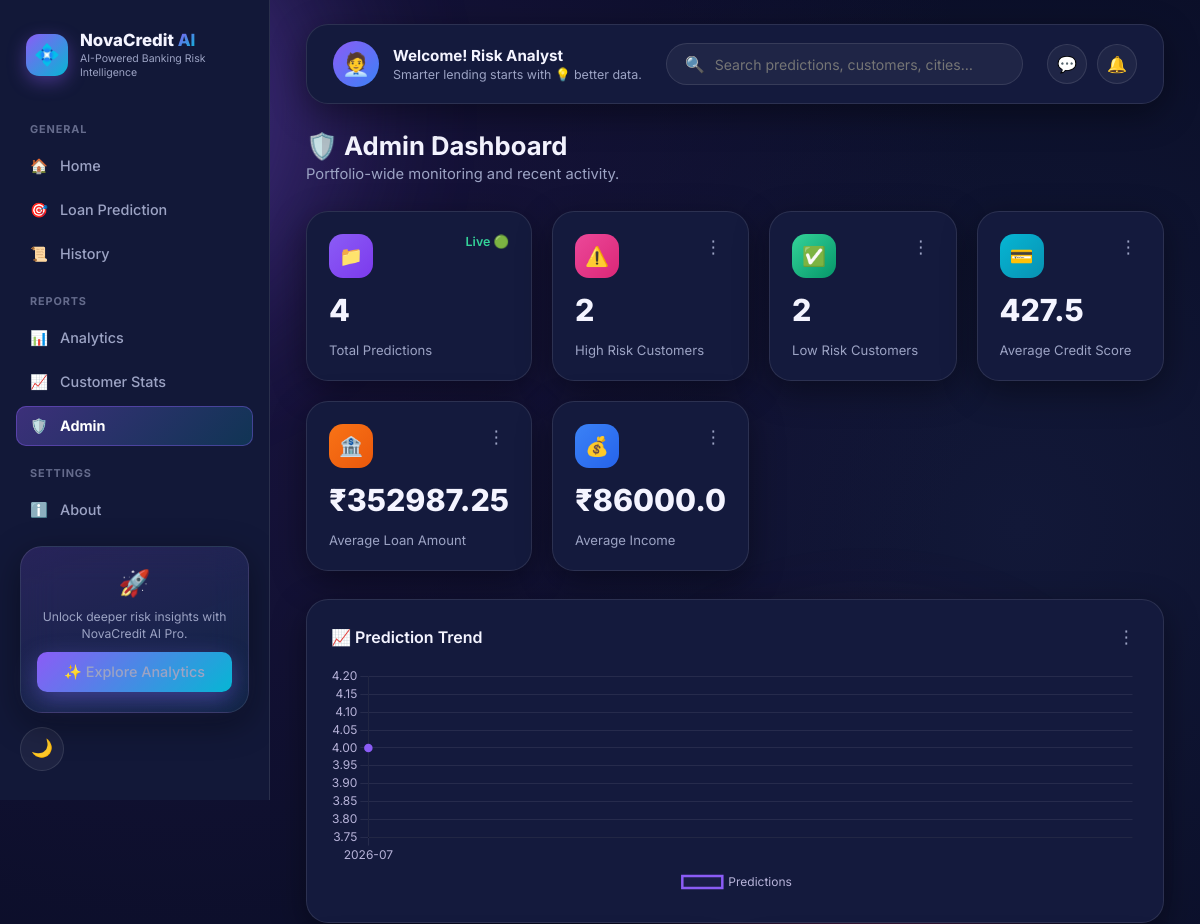
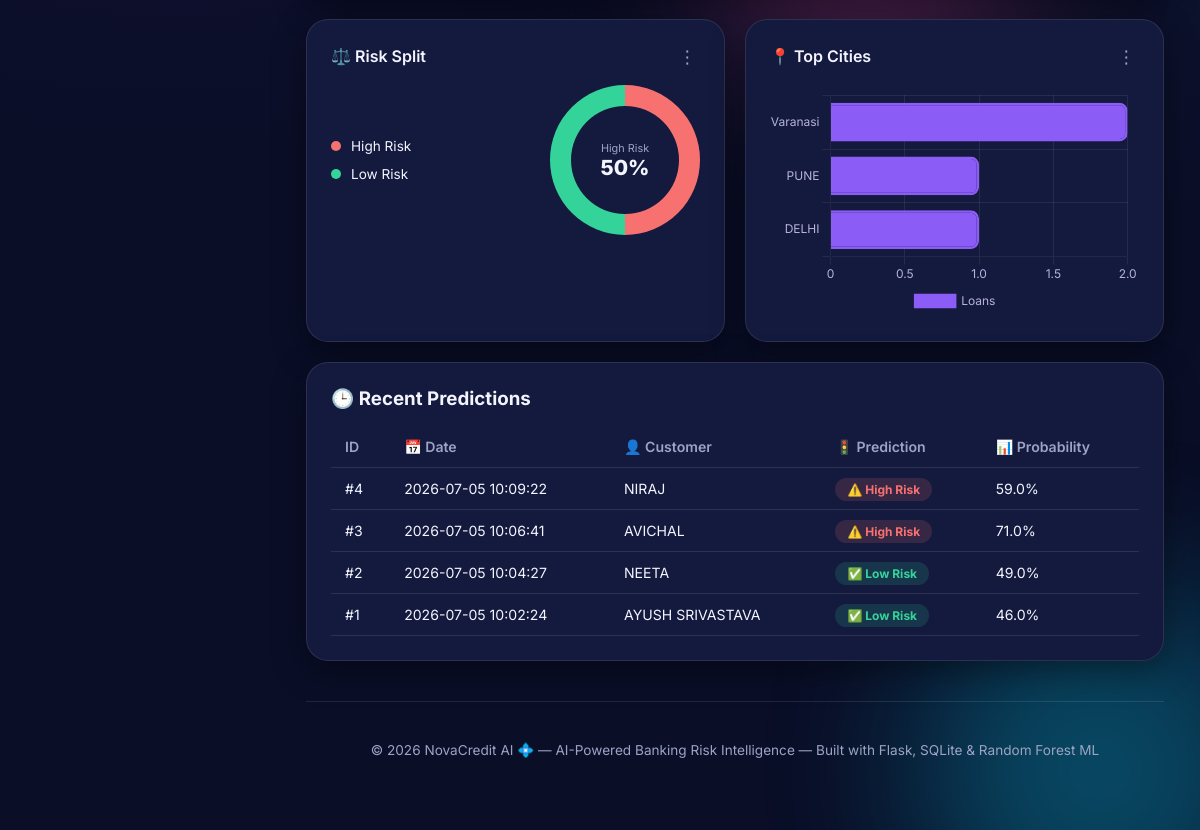
The page /admin on the database its author committed (2 pictures, top to bottom).
### tables this page shows
CREATE TABLE user_predictions (
            id INTEGER PRIMARY KEY AUTOINCREMENT,
            timestamp TEXT NOT NULL,
            customer_name TEXT,
            age INTEGER,
            gender TEXT,
            marital_status TEXT,
            city TEXT,
            education_level TEXT,
            employment_status TEXT,
            income REAL,
            credit_score INTEGER,
            years_employed INTEGER,
            loan_amount REAL,
            loan_term INTEGER,
            existing_debt REAL,
            previous_loans INTEGER,
            late_payments INTEGER,
            monthly_expenses REAL,
            savings_balance REAL,
            debt_to_income_ratio REAL,
            loan_purpose TEXT,
            prediction TEXT,
            prediction_probability REAL
        );

### routes/admin.py (the view)
@admin_bp.route("/admin")
def admin():
    stats = get_summary_stats()
    charts = get_chart_data()
    recent = get_all_predictions()[:8]
    return render_template("admin.html", stats=stats, charts=charts, recent=recent)

### app.py (called while the page is built)
def create_app():
    app = Flask(__name__)
    app.config.from_object(Config)
    init_db()
    app.register_blueprint(home_bp)
    app.register_blueprint(predict_bp)
    app.register_blueprint(analytics_bp)
    app.register_blueprint(dashboard_bp)
    app.register_blueprint(history_bp)
    app.register_blueprint(admin_bp)
    @app.context_processor
    def inject_globals():
        from datetime import datetime
        return {"current_year": datetime.now().year}
    return app

### database/database.py (called while the page is built)
def get_connection():
    conn = sqlite3.connect(Config.DATABASE_PATH)
    conn.row_factory = sqlite3.Row
    conn.execute("PRAGMA foreign_keys = ON")
    return conn

def get_all_predictions():
    conn = get_connection()
    rows = conn.execute(
        "SELECT * FROM user_predictions ORDER BY timestamp DESC"
    ).fetchall()
    conn.close()
    return [dict(r) for r in rows]

### templates/admin.html (shortened to what this page needs)
{% extends "base.html" %}
{% block content %}
<div class="topbar">
  <div>
    <h1>🛡️ Admin Dashboard</h1>
    <p>Portfolio-wide monitoring and recent activity.</p>
  </div>
</div>
<div class="cards-grid">
  <div class="glass metric-card"><div class="top-row"><div class="icon-badge purple">📁</div><span class="delta up">Live 🟢</span></div><div class="value">{{ stats.total }}</div><div class="label">Total Predictions</div></div>
  <div class="glass metric-card"><div class="top-row"><div class="icon-badge pink">⚠️</div><span class="card-menu-dots">⋮</span></div><div class="value">{{ stats.high_risk }}</div><div class="label">High Risk Customers</div></div>
  <div class="glass metric-card"><div class="top-row"><div class="icon-badge green">✅</div><span class="card-menu-dots">⋮</span></div><div class="value">{{ stats.low_risk }}</div><div class="label">Low Risk Customers</div></div>
  <div class="glass metric-card"><div class="top-row"><div class="icon-badge cyan">💳</div><span class="card-menu-dots">⋮</span></div><div class="value">{{ stats.avg_credit_score }}</div><div class="label">Average Credit Score</div></div>
  <div class="glass metric-card"><div class="top-row"><div class="icon-badge orange">🏦</div><span class="card-menu-dots">⋮</span></div><div class="value">₹{{ stats.avg_loan_amount }}</div><div class="label">Average Loan Amount</div></div>
  <div class="glass metric-card"><div class="top-row"><div class="icon-badge blue">💰</div><span class="card-menu-dots">⋮</span></div><div class="value">₹{{ stats.avg_income }}</div><div class="label">Average Income</div></div>
</div>
<div class="charts-grid">
  <div class="glass chart-card full">
    <div class="chart-card-header"><h3>📈 Prediction Trend</h3><span class="card-menu-dots">⋮</span></div>
    <canvas id="chartAdminTrend"></canvas>
  </div>
  <div class="glass chart-card">
    <div class="chart-card-header"><h3>⚖️ Risk Split</h3><span class="card-menu-dots">⋮</span></div>
    <div class="donut-layout">
      <div class="legend-list" id="legendAdminRisk"></div>
      <div class="donut-canvas-wrap">
        <canvas id="chartAdminRisk"></canvas>
        <div class="donut-center-text" id="centerAdminRisk"></div>
      </div>
    </div>
  </div>
  <div class="glass chart-card">
    <div class="chart-card-header"><h3>📍 Top Cities</h3><span class="card-menu-dots">⋮</span></div>
    <canvas id="chartAdminCity"></canvas>
  </div>
</div>
<div class="glass table-card" style="margin-top:20px;">
  <h3 style="margin-bottom:16px;">🕒 Recent Predictions</h3>
  <table class="data-table">
    <thead><tr><th>ID</th><th>📅 Date</th><th>👤 Customer</th><th>🚦 Prediction</th><th>📊 Probability</th></tr></thead>
    <tbody>
      {% for r in recent %}
      <tr>
        <td>#{{ r.id }}</td><td>{{ r.timestamp }}</td><td>{{ r.customer_name }}</td>
        <td><span class="badge {{ 'high' if r.prediction == 'High Risk' else 'low' }}">{{ '⚠️' if r.prediction == 'High Risk' else '✅' }} {{ r.prediction }}</span></td>
        <td>{{ r.prediction_probability }}%</td>
      </tr>
      {% else %}
      <tr><td colspan="5" style="text-align:center;padding:20px;color:var(--text-secondary);">No activity yet.</td></tr>
      {% endfor %}
    </tbody>
  </table>
</div>
{% endblock %}
{% block extra_scripts %}
<script>
const cd = {{ charts | tojson }};
function tv(rows, l, v) { return { labels: rows.map(r => r[l]), values: rows.map(r => r[v]) }; }
document.addEventListener("DOMContentLoaded", () => {
  let d = tv(cd.monthly_trend, "month", "count");
  crsChart("chartAdminTrend", "line", d.labels, [{ label: "Predictions", data: d.values }]);
  d = tv(cd.prediction_distribution, "prediction", "count");
  crsDonutWithLegend("chartAdminRisk", "legendAdminRisk", "centerAdminRisk", d.labels, d.values, ["#f87171", "#34d399"], "High Risk");
  d = tv(cd.city_wise, "city", "count");
  crsChart("chartAdminCity", "bar", d.labels, [{ label: "Loans", data: d.values, backgroundColor: "#8b5cf6" }], { indexAxis: "y" });
});
</script>
{% endblock %}

### templates/base.html (shortened to what this page needs)
<!DOCTYPE html>
<html lang="en">
<head>
<link rel="stylesheet" href="{{ url_for('static', filename='css/style.css') }}">
</head>
<body>
<div class="bg-orbs"><div class="orb orb1"></div><div class="orb orb2"></div><div class="orb orb3"></div></div>
<div class="app-shell">
  <aside class="sidebar" id="sidebar">
    <div class="brand"><div class="logo-dot">💠</div><div><div class="brand-name">NovaCredit <span>AI</span></div><div class="brand-tag">AI-Powered Banking Risk Intelligence</div></div></div>
    <div class="nav-group-label">General</div>
    <a href="{{ url_for('home.home') }}" class="{{ 'active' if request.endpoint == 'home.home' }}">🏠 <span>Home</span></a>
    <a href="{{ url_for('predict.predict') }}" class="{{ 'active' if request.endpoint and request.endpoint.startswith('predict.') }}">🎯 <span>Loan Prediction</span></a>
    <a href="{{ url_for('history.history') }}" class="{{ 'active' if request.endpoint == 'history.history' }}">📜 <span>History</span></a>
    <div class="nav-group-label">Reports</div>
    <a href="{{ url_for('analytics.analytics') }}" class="{{ 'active' if request.endpoint == 'analytics.analytics' }}">📊 <span>Analytics</span></a>
    <a href="{{ url_for('dashboard.dashboard') }}" class="{{ 'active' if request.endpoint == 'dashboard.dashboard' }}">📈 <span>Customer Stats</span></a>
    <a href="{{ url_for('admin.admin') }}" class="{{ 'active' if request.endpoint == 'admin.admin' }}">🛡️ <span>Admin</span></a>
    <div class="nav-group-label">Settings</div>
    <a href="{{ url_for('home.about') }}" class="{{ 'active' if request.endpoint == 'home.about' }}">ℹ️ <span>About</span></a>
    <div class="sidebar-footer">
      <div class="glass upsell-card">
        <div style="font-size:1.6rem;">🚀</div>
        <p>Unlock deeper risk insights with NovaCredit AI Pro.</p>
        <a href="{{ url_for('analytics.analytics') }}" class="btn btn-primary btn-sm btn-block">✨ Explore Analytics</a>
      </div>
      <button class="theme-toggle" onclick="toggleTheme()"><span id="theme-icon">🌙</span></button>
    </div>
  </aside>
  <main class="main-content">
    <div class="welcome-bar glass">
      <div class="welcome-user">
        <div class="avatar-emoji">🧑‍💼</div>
        <div>
          <div class="welcome-title">Welcome! <strong>Risk Analyst</strong></div>
          <div class="welcome-sub">Smarter lending starts with 💡 better data.</div>
        </div>
      </div>
      <div class="welcome-search">
        <span>🔍</span>
        <input type="text" placeholder="Search predictions, customers, cities…" onkeydown="if(event.key==='Enter'){window.location='{{ url_for('history.history') }}?search='+encodeURIComponent(this.value)}">
      </div>
      <div class="welcome-actions">
        <button class="icon-btn">💬</button>
        <button class="icon-btn">🔔</button>
      </div>
    </div>
    {% block content %}{% endblock %}
    <div class="footer">© {{ current_year }} NovaCredit AI 💠 — AI-Powered Banking Risk Intelligence — Built with Flask, SQLite &amp; Random Forest ML</div>
  </main>
</div>
{% block extra_scripts %}{% endblock %}
</body>
</html>

### rows shown on the page
user_predictions: id "4", timestamp "2026-07-05 10:09:22", customer_name "NIRAJ", prediction "⚠️", prediction "High Risk", prediction_probability "59.0"
user_predictions: id "3", timestamp "2026-07-05 10:06:41", customer_name "AVICHAL", prediction "⚠️", prediction "High Risk", prediction_probability "71.0"
user_predictions: id "2", timestamp "2026-07-05 10:04:27", customer_name "NEETA", prediction "✅", prediction "Low Risk", prediction_probability "49.0"
user_predictions: id "1", timestamp "2026-07-05 10:02:24", customer_name "AYUSH SRIVASTAVA", prediction "✅", prediction "Low Risk", prediction_probability "46.0"

### other values the page prints
{{ stats.total }} "4"
{{ stats.high_risk }} "2"
{{ stats.low_risk }} "2"
{{ stats.avg_credit_score }} "427.5"
{{ stats.avg_loan_amount }} "352987.25"
{{ stats.avg_income }} "86000.0"
